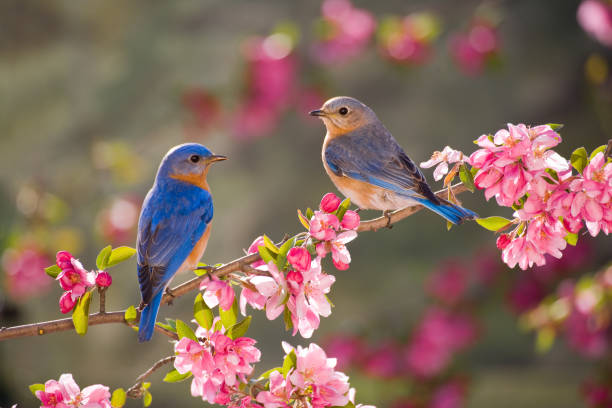
#> input picture data/bird.jpg, 612 x 408 px, given in place of the camera
$ python main.py
#> lines starting #> are read from the running program, lines starting #| are printed output that depends on the picture; after the words box and inside, x2 and y2 are one past the last pixel; in counts of white or black regions, pixels touching at a corner belong together
### util.py
import numpy as np
import cv2

def get_limits(color):
    c=np.uint8([[color]])
    import numpy as np
import cv2

def get_limits(color):

    c = np.uint8([[color]])
    hsvC = cv2.cvtColor(c, cv2.COLOR_BGR2HSV)[0][0]

    lowerLimit = np.array([hsvC[0] - 10, 100, 100], dtype=np.uint8)
    upperLimit = np.array([hsvC[0] + 10, 255, 255], dtype=np.uint8)

    return lowerLimit, upperLimit

### main.py
import cv2
from PIL import Image
from util import get_limits

blue = [255, 0, 0]
yellow = [0, 255, 255]
cap = cv2.VideoCapture(0)

if not cap.isOpened():
    print("Error: Could not access the camera.")
    exit()

kernel = cv2.getStructuringElement(cv2.MORPH_RECT, (5, 5))

while True:
    ret, frame = cap.read()
#> frame is the input picture: shape (408, 612, 3); mean B, G, R 94.3, 105.5, 134.4
    if not ret:
        print("Error: Failed to grab frame.")
        break

    hsvImage = cv2.cvtColor(frame, cv2.COLOR_BGR2HSV)
#> hsvImage: shape (408, 612, 3); mean H, S, V 58, 89.3, 137.3

    lowerLimit_yellow, upperLimit_yellow = get_limits(color=yellow)
    mask_yellow = cv2.inRange(hsvImage, lowerLimit_yellow, upperLimit_yellow)
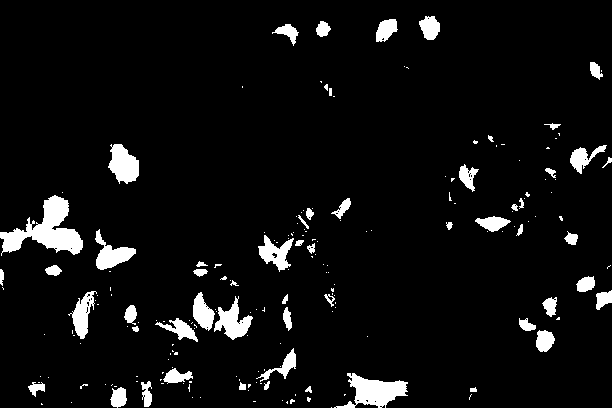
#> mask_yellow: shape (408, 612); 5.9% white; 196 white regions (140 under 20 px), largest, box (x1, y1, x2, y2) and area: (0, 195, 83, 256) 2195, (334, 373, 408, 408) 1282, (108, 144, 139, 184) 838

    lowerLimit_blue, upperLimit_blue = get_limits(color=blue)
    mask_blue = cv2.inRange(hsvImage, lowerLimit_blue, upperLimit_blue)
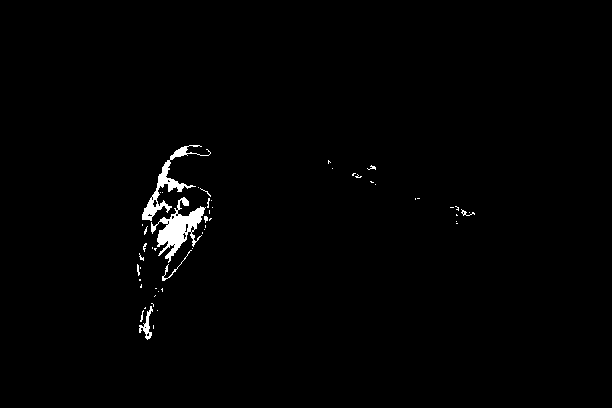
#> mask_blue: shape (408, 612); 1.1% white; 53 white regions (44 under 20 px), largest, box (x1, y1, x2, y2) and area: (151, 197, 206, 263) 1304, (142, 145, 211, 221) 883, (139, 306, 153, 340) 162

    mask_yellow_cleaned = cv2.morphologyEx(mask_yellow, cv2.MORPH_CLOSE, kernel)
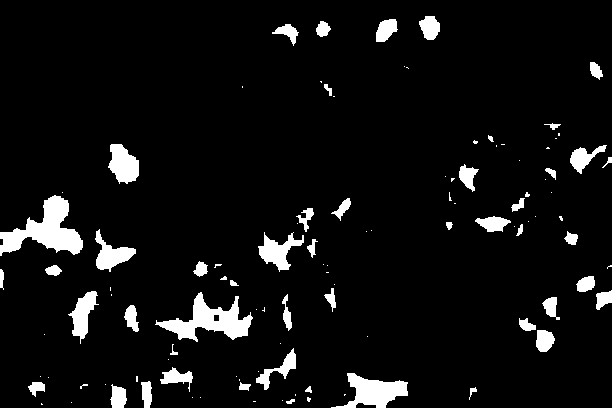
#> mask_yellow_cleaned: shape (408, 612); 6.4% white; 108 white regions (59 under 20 px), largest, box (x1, y1, x2, y2) and area: (0, 195, 83, 256) 2298, (155, 292, 253, 342) 1951, (331, 373, 408, 408) 1350
    mask_blue_cleaned = cv2.morphologyEx(mask_blue, cv2.MORPH_CLOSE, kernel)
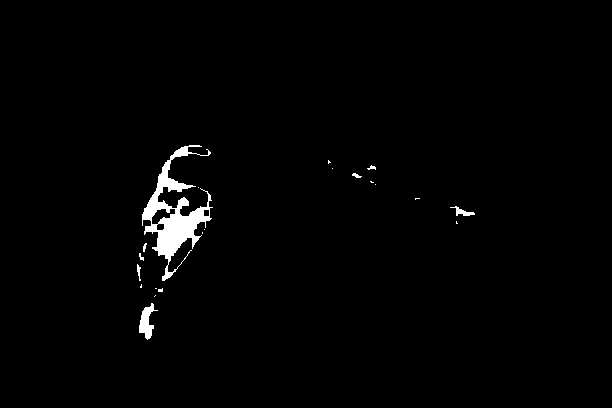
#> mask_blue_cleaned: shape (408, 612); 1.4% white; 21 white regions (13 under 20 px), largest, box (x1, y1, x2, y2) and area: (142, 145, 213, 281) 2924, (139, 303, 158, 340) 329, (450, 206, 475, 216) 98

    combined_mask = cv2.bitwise_or(mask_yellow_cleaned, mask_blue_cleaned)
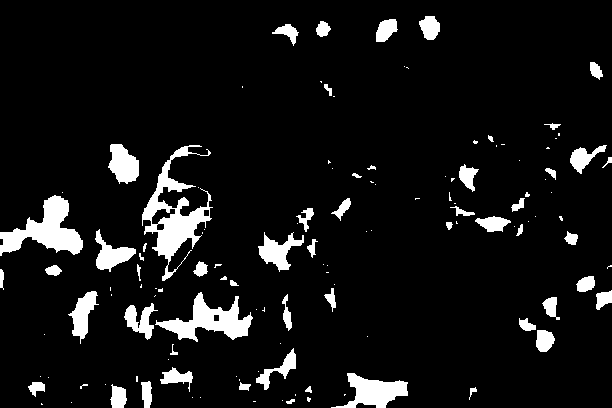
#> combined_mask: shape (408, 612); 7.9% white; 128 white regions (72 under 20 px), largest, box (x1, y1, x2, y2) and area: (142, 145, 213, 281) 2924, (0, 195, 83, 256) 2298, (155, 292, 253, 342) 1951

    cv2.imshow('Yellow Mask', mask_yellow_cleaned)
    cv2.imshow('Blue Mask', mask_blue_cleaned)
    cv2.imshow('Combined Mask', combined_mask)

    for mask, color_name, box_color in [(mask_yellow_cleaned, 'Yellow', (0, 255, 0)), (mask_blue_cleaned, 'Blue', (255, 0, 0))]:
        mask_pil = Image.fromarray(mask)
        bbox = mask_pil.getbbox()
        if bbox:
            x1, y1, x2, y2 = bbox
            padding = 5
            x1, y1 = max(0, x1 + padding), max(0, y1 + padding)
            x2, y2 = max(0, x2 - padding), max(0, y2 - padding)
            frame = cv2.rectangle(frame, (x1, y1), (x2, y2), box_color, 2)
            print(f"{color_name} bounding box:", bbox)
        else:
            print(f"No {color_name} bounding box detected.")
#> this loop made 2 passes
#> (color_name, box_color, bbox, x1, y1, x2, y2, padding) on passes 1 to 2: ('Yellow', (0, 255, 0), (0, 16, 612, 408), 5, 21, 607, 403, 5), ('Blue', (255, 0, 0), (137, 145, 475, 340), 142, 150, 470, 335, 5)
#| Yellow bounding box: (0, 16, 612, 408)
#| Blue bounding box: (137, 145, 475, 340)
#> pass 1, `frame = cv2.rectangle(frame, (x1, y1), (x2, y2), box_color, 2)`:
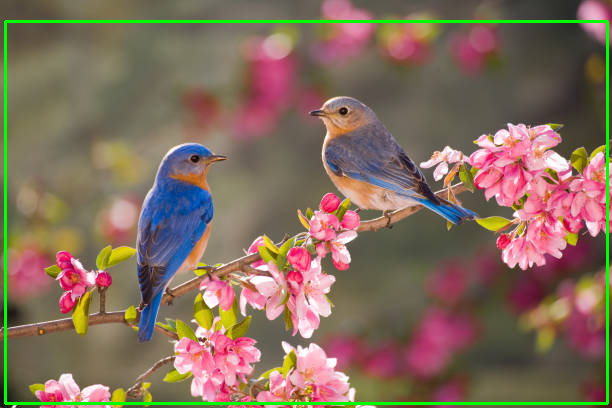
#> frame: shape (408, 612, 3); 2.36% of pixels changed, all inside (x1, y1, x2, y2) = (4, 20, 609, 405)
#> pass 2, `frame = cv2.rectangle(frame, (x1, y1), (x2, y2), box_color, 2)`:
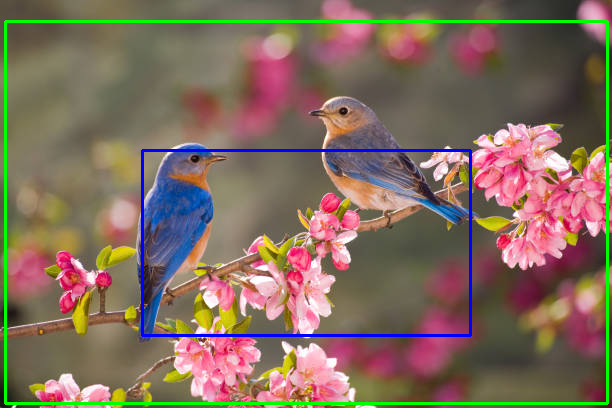
#> frame: shape (408, 612, 3); 1.23% of pixels changed, all inside (x1, y1, x2, y2) = (141, 149, 472, 337)

    cv2.imshow('frame', frame)

    if cv2.getWindowProperty('frame', cv2.WND_PROP_VISIBLE) < 1:
        break
    if cv2.waitKey(1) & 0xFF == ord('q'):
#> (key q is pressed here)
        break

cap.release()
cv2.destroyAllWindows()

$ run again, on data/player.jpg
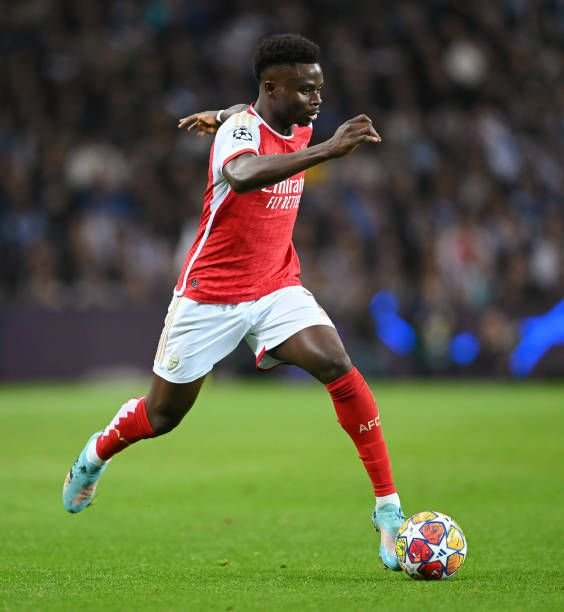
#> input picture data/player.jpg, 564 x 612 px, given in place of the camera
#> frame is the input picture: shape (612, 564, 3); mean B, G, R 65.1, 97.5, 92.2
#> hsvImage: shape (612, 564, 3); mean H, S, V 63.2, 94.4, 111.3
#> `mask_yellow = cv2.inRange(hsvImage, lowerLimit_yellow, upperLimit_yell..`:
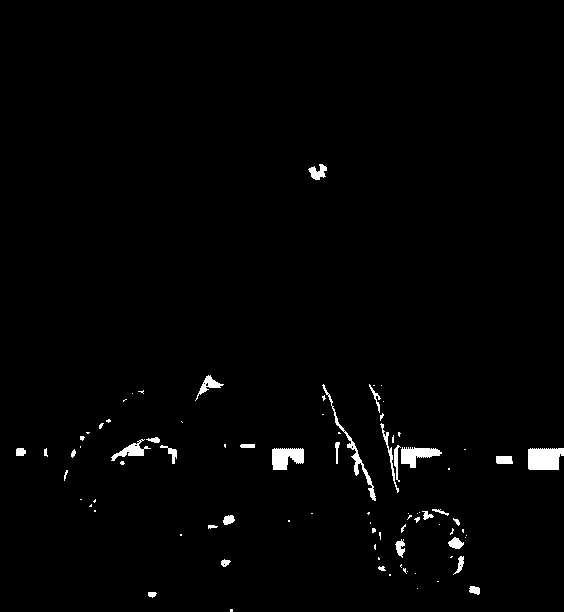
#> mask_yellow: shape (612, 564); 1.4% white; 86 white regions (54 under 20 px), largest, box (x1, y1, x2, y2) and area: (528, 448, 564, 470) 704, (272, 448, 304, 470) 538, (401, 447, 442, 468) 473
#> mask_blue: shape (612, 564); 1.5% white; 17 white regions (13 under 20 px), largest, box (x1, y1, x2, y2) and area: (509, 298, 564, 376) 2417, (370, 290, 416, 356) 1809, (448, 331, 480, 364) 802, (292, 368, 306, 376) 68
#> mask_yellow_cleaned: shape (612, 564); 1.6% white; 66 white regions (39 under 20 px), largest, box (x1, y1, x2, y2) and area: (369, 384, 442, 493) 1148, (528, 448, 564, 470) 720, (322, 384, 376, 501) 593
#> mask_blue_cleaned: shape (612, 564); 1.5% white; 15 white regions (11 under 20 px), largest, box (x1, y1, x2, y2) and area: (509, 298, 564, 376) 2417, (370, 290, 416, 356) 1813, (448, 331, 480, 364) 802, (292, 368, 306, 376) 74
#> combined_mask: shape (612, 564); 3.1% white; 81 white regions (50 under 20 px), largest, box (x1, y1, x2, y2) and area: (509, 298, 564, 376) 2417, (370, 290, 416, 356) 1813, (369, 384, 442, 493) 1148
#> the loop `for mask, color_name, box_color in [(mask_yellow_cleaned, 'Yellow', (0..` made 2 passes
#> (color_name, box_color, bbox, x1, y1, x2, y2, padding) on passes 1 to 2: ('Yellow', (0, 255, 0), (16, 164, 564, 612), 21, 169, 559, 607, 5), ('Blue', (255, 0, 0), (22, 205, 564, 553), 27, 210, 559, 548, 5)
#> (printed output is left out)
#> pass 2, `frame = cv2.rectangle(frame, (x1, y1), (x2, y2), box_color, 2)`:
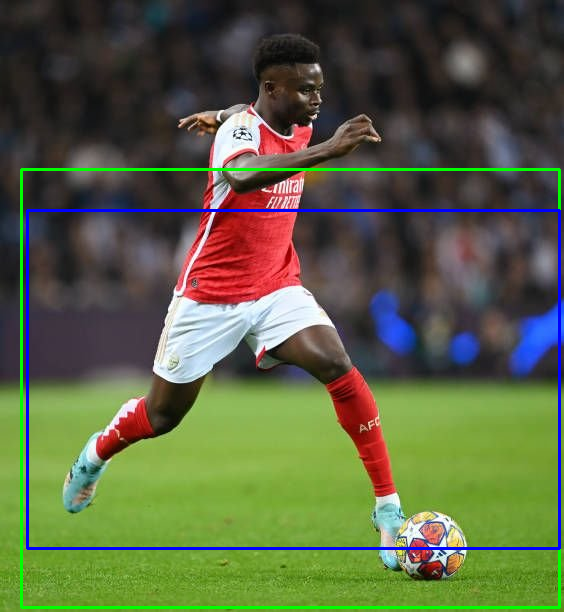
#> frame: shape (612, 564, 3); mean B, G, R 67.2, 97.9, 89.5
